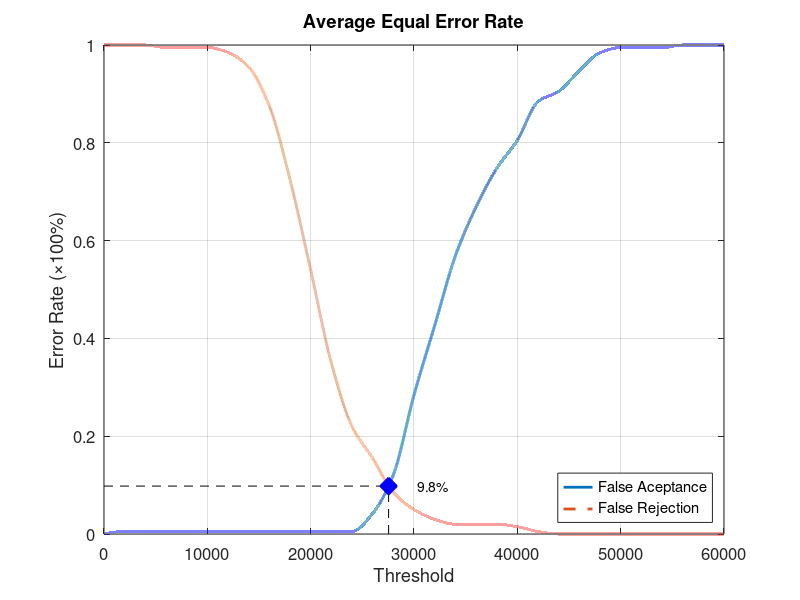
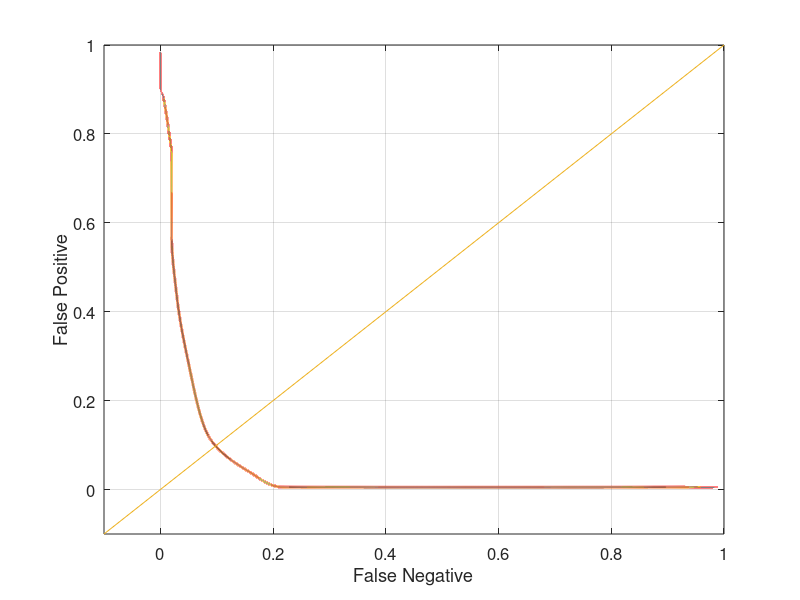

Write MATLAB code to recreate these figures, in order.
function yEER = Database5_2
close all;
clear;
clc;
x = 0:2000:60000;
xq = 0:0.5:60000;

y0 = [0 0.00526316 0.00526316 0.00526316 0.00526316 0.00526316 0.00526316 0.00526316 0.00526316 0.00526316 0.00526316 0.00526316 0.00526316 0.0421053 0.121053 0.284211 0.426316 0.568421 0.668421 0.747368 0.805263 0.884211 0.905263 0.947368 0.984211 0.994737 0.994737 0.994737 1 1 1];
yy0 = interp1(x, y0, xq, 'pchip');
y1 = [1 1 1 0.995 0.995 0.995 0.985 0.955 0.875 0.725 0.54 0.35 0.22 0.155 0.085 0.05 0.03 0.02 0.02 0.02 0.015 0.005 0 0 0 0 0 0 0 0 0];
yy1 = interp1(x, y1, xq, 'pchip');

% Calculating EER: 
y2 = abs(y0 - y1);
find(y2 == min(y2))
yy2 = abs(yy0 - yy1);
xEER = find(yy2 == min(yy2));
xEERIndex = xq(xEER) % X-axis EER
yEER = yy0(xEER) % Y-axis EER

main = figure
plot(xq, yy0,'-','LineWidth', 2);	hold on
plot(xq, yy1,'--','LineWidth', 2);	hold on
plot([xEERIndex xEERIndex], [0 yEER], 'k--');	hold on
plot([0 xEERIndex], [yEER yEER], 'k--');	hold on
plot(xEERIndex, yEER, 'bx', 'LineWidth', 10);	hold on
text(xEERIndex + 10 * xEERIndex / 100, yEER, [num2str(round((10000 * yEER)) / 100) '%'])
legend('False Aceptance', 'False Rejection', 'Location', 'SouthEast')
xlabel('Threshold')
ylabel('Error Rate (\times100%)')
title('Average Equal Error Rate')
set(gca, 'FontSize', 12)
axis([0 60000 0 1])
grid on

print(main, 'Database5_2Main', '-dpng');
FNRxFPR = figure('Color', [1 1 1]);
plot(yy1, yy0, '-', yy1, yy0, 'LineWidth', 2);
hold on
y = -0.1:0.1:1
plot(y, y); 
set(gca, 'FontSize', 12)
xlabel('False Negative')
ylabel('False Positive')
axis([-0.1 1 -0.1 1])
set(gca, 'FontSize', 12)
grid on

print(FNRxFPR, 'Database5_2FNRxFPR','-dpng');
end
